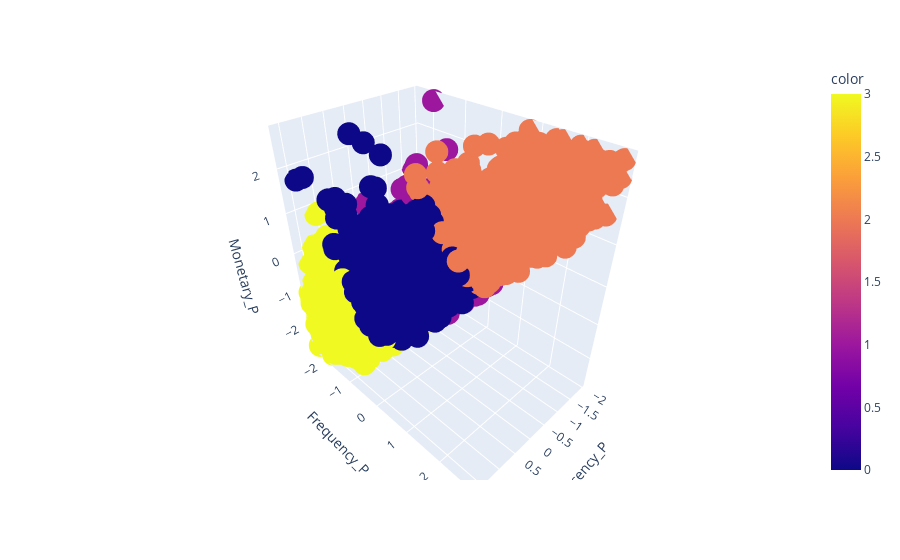

Notebook source saved alongside this figure:
### Markdown cell above
#### Observation
- By elbow method, 4 seems to be the right number of clusters.
- By silhouette method, 2 and 4 seems the right number of clusters.
- Hence, we can go with 4 as 2 would be very less number of clusters.

### Code cell
# Plotting clusters based on elbow method
km = KMeans(n_clusters=4)
y = km.fit_predict(X)
rfm_df['KMeansElbow'] = y
px.scatter_3d(data_frame=X, x='Recency_P', y='Frequency_P', z='Monetary_P', color=y)

### Figure 1 — Plotly figure (JSON) as saved in the notebook; plotly's stock layout.template omitted (floating-point values rounded to 4 significant figures; data arrays with more than 128 entries replaced by an {"elided": "..."} marker saying what was removed)
{"data": [{"hovertemplate": "Recency_P=%{x}<br>Frequency_P=%{y}<br>Monetary_P=%{z}<br>color=%{marker.color}<extra></extra>", "legendgroup": "", "marker": {"color": {"elided": "5881 int values"}, "coloraxis": "coloraxis", "symbol": "circle"}, "mode": "markers", "name": "", "scene": "scene", "showlegend": false, "type": "scatter3d", "x": {"elided": "5881 float values"}, "y": {"elided": "5881 float values"}, "z": {"elided": "5881 float values"}}], "layout": {"coloraxis": {"colorbar": {"title": {"text": "color"}}, "colorscale": [[0, "#0d0887"], [0.1111, "#46039f"], [0.2222, "#7201a8"], [0.3333, "#9c179e"], [0.4444, "#bd3786"], [0.5556, "#d8576b"], [0.6667, "#ed7953"], [0.7778, "#fb9f3a"], [0.8889, "#fdca26"], [1, "#f0f921"]]}, "legend": {"tracegroupgap": 0}, "margin": {"t": 60}, "scene": {"domain": {"x": [0, 1], "y": [0, 1]}, "xaxis": {"title": {"text": "Recency_P"}}, "yaxis": {"title": {"text": "Frequency_P"}}, "zaxis": {"title": {"text": "Monetary_P"}}}}}
